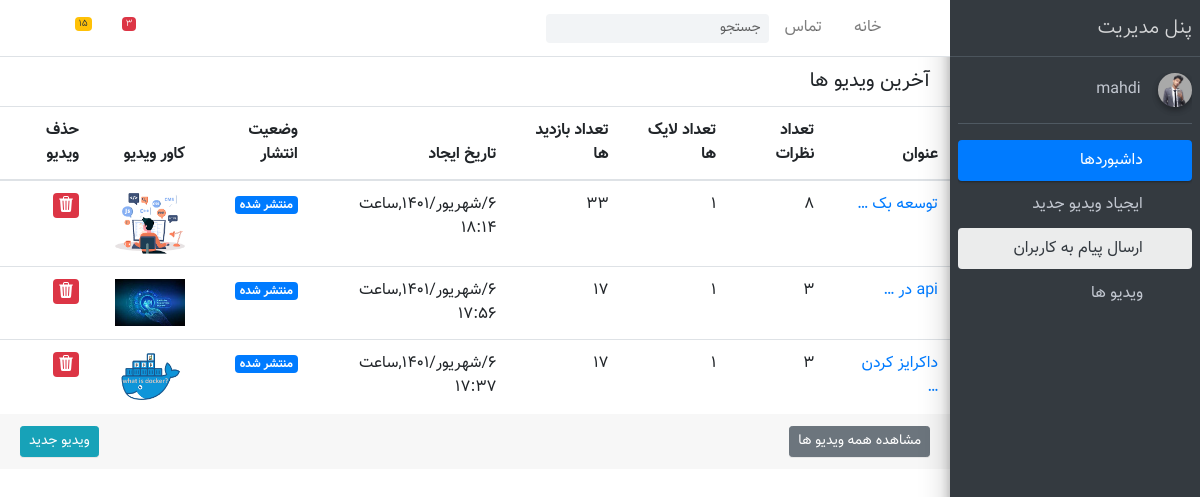
/admin_panel/ (signed in), run on an earlier commit of the app's database.
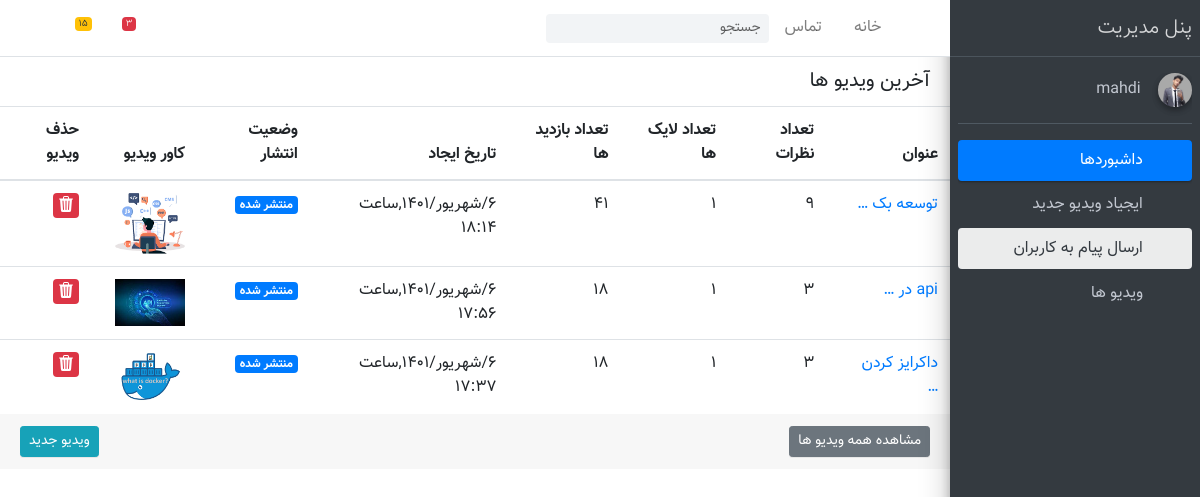
And on a later commit of the database.
### Acount_app/models.py (models this page shows, shortened)
class User(AbstractBaseUser):
    email = models.EmailField(
        verbose_name='ایمیل',
        max_length=255,
        unique=True,
    )
    username = models.CharField(max_length=100, verbose_name="نام کاربری")
    phone_number = models.CharField(max_length=15, blank=True, null=True, verbose_name="شماره تلفن")
    image = models.FileField(upload_to="user/image", default="defult/index.jpg", blank=True, null=True,
                             verbose_name="تصویر پروفایل")
    is_teacher = models.BooleanField(default=False, verbose_name="مدرس هست یا خیر؟")
    is_active = models.BooleanField(default=True, verbose_name="کاربر فعال هست یا خیر؟")
    is_admin = models.BooleanField(default=False, verbose_name="کاربر ادمین هست یا خیر؟")
    full_name = models.CharField(max_length=50, verbose_name="نام و نام خانوادگی")
    special_user = models.DateTimeField(default=timezone.now(), verbose_name="کاربر خاص تا زمان:")
    class Meta:
        verbose_name_plural = "حساب های کاربری"
        verbose_name = "حساب کاربری"
    objects = MyUserManager()
    USERNAME_FIELD = 'email'

### Tutorial_app/models.py (models this page shows, shortened)
class VideoTutorial(models.Model):
    teacher=models.ForeignKey(Techer,on_delete=models.CASCADE,related_name="video_tutorial",verbose_name="مدرس")
    video=models.FileField(upload_to="videototorial/video",verbose_name="ویدیو")
    titel=models.CharField(max_length=100,unique=True,verbose_name="عنوان")
    video_cover=models.FileField(upload_to="videotutorial/iamge",verbose_name="کاور ویدیو")
    video_time=models.TimeField(verbose_name="ویدیو")
    created=models.DateTimeField(auto_now_add=True,verbose_name="تاریخ ایجاد")
    view=models.IntegerField(default=0,verbose_name="تعداد بازدید")
    discription=models.TextField(verbose_name="توضیحات ویدیو")
    tag=models.ManyToManyField(Tags,related_name="videotutorial",verbose_name="تگ ها")
    category=models.ManyToManyField(SubCategory,related_name="videotutorial",verbose_name="دسته بندی ها")
    slug=models.SlugField(null=True,blank=True,allow_unicode=True)
    is_active=models.BooleanField(default=False,verbose_name="ویدیو فعال هست یا خیر؟")
    special_video=models.BooleanField(verbose_name="مخصوص اعضای ویژه؟")
    class Meta:
        ordering=("-created",)
        verbose_name="ویدیو"
        verbose_name_plural="ویدیوها"
    def to_jalali(self):
        return jalali_convert(self.created)
    def get_absulot_url(self):
        return reverse("Home:detail_video",kwargs={"slug":self.slug})

### AdminPanel_app/views.py (the view)
# urls.py: path("",views.AdminPanelView.as_view(),name="admin_panel"),
class AdminPanelView(ActiveTeacher,ListView):
    template_name = "AdminPanel_app/index.html"
    model = VideoTutorial
    def get_queryset(self):
        v=super().get_queryset()
        return v.filter(teacher__user=self.request.user)

### AdminPanel_app/mixins.py (called while the page is built)
    def dispatch(self,request,*args,**kwargs):
        if request.user.is_authenticated:
            user = request.user
            teacher = Techer.objects.get(user=user)
            if teacher.is_active == True:
                return super().dispatch(request,*args,**kwargs)
            else:
                return redirect("Home:Home")
        return redirect("Home:Home")

### context_processor/context_processor.py (called while the page is built)
def categorydata(request):
    context=Category.objects.all()
    return {
        "category":context
    }

def check_activ_teacher(request):
    if request.user.is_authenticated:
        user=request.user
        teacher=Techer.objects.filter(user=user,is_active=True).exists()
        if teacher:
            return {"is_teacher":True}
        return {"is_teacher":False}
    return {"is_teacher": False}

### exeption/jalali.py (called while the page is built)
    def persian_tuple(self):
        return self.persian_year, self.persian_month, self.persian_day

### exeption/utils.py (called while the page is built)
def jalali_convert(time):
    jmunth=[
        "فروردین",
        "اردیبهشن",
        "خرداد",
        "تیر",
        "مرداد",
        "شهریور",
        "مهر",
        "آبان",
        "آذر",
        "دی",
        "بهمن",
        "اسفند",
    ]
    time=timezone.localtime(time)
    time_to_str="{},{},{}".format(time.year,time.month,time.day)
    time_to_tuple=jalali.Gregorian(time_to_str).persian_tuple()
    time_to_list=list(time_to_tuple)
    for index,month in enumerate(jmunth):
        if time_to_list[1]==index+1:
            time_to_list[1]=month
            break
    output="{}/{}/{},ساعت {}:{}".format(
        time_to_list[2],
        time_to_list[1],
        time_to_list[0],
        time.hour,
        time.minute,
    )
    return output

### AdminPanel_app/templates/AdminPanel_app/index.html (shortened to what this page needs)
{% load static %}
<!DOCTYPE html>
<html lang="en" dir="rtl">
<head>
    <link rel="stylesheet" href="{% static "AdminPanel_app/plugins/font-awesome/css/font-awesome.min.css" %}">
    <link rel="stylesheet" href="{% static "AdminPanel_app/dist/css/adminlte.min.css" %}">
    <link rel="stylesheet" href="{% static "AdminPanel_app/dist/css/bootstrap-rtl.min.css" %}">
    <link rel="stylesheet" href="{% static "AdminPanel_app/dist/css/custom-style.css" %}">
</head>
<body class="hold-transition sidebar-mini">
<div class="wrapper">
    <nav class="main-header navbar navbar-expand bg-white navbar-light border-bottom">
        <ul class="navbar-nav">
            <li class="nav-item">
                <a class="nav-link" data-widget="pushmenu" href="#"><i class="fa fa-bars"></i></a>
            </li>
            <li class="nav-item d-none d-sm-inline-block">
                <a href="{% url "Home:Home" %}" class="nav-link">خانه</a>
            </li>
            <li class="nav-item d-none d-sm-inline-block">
                <a href="#" class="nav-link">تماس</a>
            </li>
        </ul>
        <form class="form-inline ml-3">
            <div class="input-group input-group-sm">
                <input class="form-control form-control-navbar" type="search" placeholder="جستجو" aria-label="Search">
                <div class="input-group-append">
                    <button class="btn btn-navbar" type="submit">
                        <i class="fa fa-search"></i>
                    </button>
                </div>
            </div>
        </form>
        <ul class="navbar-nav mr-auto">
            <li class="nav-item dropdown">
                <a class="nav-link" data-toggle="dropdown" href="#">
                    <i class="fa fa-comments-o"></i>
                    <span class="badge badge-danger navbar-badge">3</span>
                </a>
            </li>
            <li class="nav-item dropdown">
                <a class="nav-link" data-toggle="dropdown" href="#">
                    <span class="badge badge-warning navbar-badge">15</span>
                </a>
            </li>
            <li class="nav-item">
                <a class="nav-link" data-widget="control-sidebar" data-slide="true" href="#"><i
                        class="fa fa-th-large"></i></a>
            </li>
        </ul>
    </nav>
    <aside class="main-sidebar sidebar-dark-primary elevation-4">
        <a href="" class="brand-link">
            <span class="brand-text font-weight-light">پنل مدیریت</span>
        </a>
        <div class="sidebar">
            <div>
                <div class="user-panel mt-3 pb-3 mb-3 d-flex">
                    <div class="image">
                        <img src="{{ request.user.image.url }}"
                             class="img-circle elevation-2" alt="User Image">
                    </div>
                    {% if request.user.name %}
                        <div class="info">
                            <a href="" class="d-block">{{ request.user.full_name }}</a>
                        </div>
                    {% else %}
                        <div class="info">
                            <a href="" class="d-block">{{ request.user.username }}</a>
                        </div>
                    {% endif %}
                </div>
                <nav class="mt-2">
                    <ul class="nav nav-pills nav-sidebar flex-column" data-widget="treeview" role="menu"
                        data-accordion="false">
                        <li class="nav-item has-treeview menu-open">
                            <a href="#" class="nav-link active">
                                <i class="nav-icon fa fa-dashboard"></i>
                                <p>
                                    داشبوردها
                                    <i class="right fa fa-angle-left"></i>
                                </p>
                            </a>
                            <ul class="nav nav-treeview">
                                <li class="nav-item">
                                    <a href="{% url "AdminPanel_app:create_video" %}" class="nav-link">
                                        <i class="fa fa-circle-o nav-icon"></i>
                                        <p>ایجیاد ویدیو جدید</p>
                                    </a>
                                </li>
                                <li class="nav-item">
                                    <a href="{% url "AdminPanel_app:message" %}" class="nav-link active">
                                        <i class="fa fa-circle-o nav-icon"></i>
                                        <p>ارسال پیام به کاربران</p>
                                    </a>
                                </li>
                                <li class="nav-item">
                                    <a href="{% url "AdminPanel_app:admin_panel" %}" class="nav-link">
                                        <i class="fa fa-circle-o nav-icon"></i>
                                        <p>ویدیو ها</p>
                                    </a>
                                </li>
                            </ul>
                        </li>
                    </ul>
                </nav>
            </div>
        </div>
    </aside>
    <div class="main-header">
        <div>
            <div>
                <div class="card-header border-transparent">
                    <h3 class="card-title">آخرین ویدیو ها</h3>
                    <div class="card-tools">
                        <button type="button" class="btn btn-tool" data-widget="collapse">
                            <i class="fa fa-minus"></i>
                        </button>
                        <button type="button" class="btn btn-tool" data-widget="remove">
                            <i class="fa fa-times"></i>
                        </button>
                    </div>
                </div>
                <div class="card-body p-0">
                    <div class="table-responsive">
                        <table class="table m-0">
                            <thead>
                            <tr>
                                <th>عنوان</th>
                                <th>تعداد نظرات</th>
                                <th>تعداد لایک ها</th>
                                <th>تعداد بازدید ها</th>
                                <th>تاریخ ایجاد</th>
                                <th>وضعیت انتشار</th>
                                <th>کاور ویدیو</th>
                                <th>حذف ویدیو</th>
                            </tr>
                            </thead>
                            <tbody>
                            {% for item in object_list %}
                                <tr>
                                    <td>
                                        <a href="{% url "AdminPanel_app:edit_video" item.slug %}">{{ item.titel|truncatewords:2 }}</a>
                                    </td>
                                    <td>{{ item.comment.all.count }}</td>
                                    <td>{{ item.favorite.all.count }}</td>
                                    <td>{{ item.view }}</td>
                                    <td>{{ item.to_jalali }}</td>
                                    {% if item.is_active == False %}
                                        <td><a href="{% url "AdminPanel_app:edit_video" item.slug %}"><span class="badge badge-danger">پیشنویس</span></a></td>
                                    {% else %}
                                        <td><a href="{{ item.get_absulot_url }}"><span class="badge badge-primary">منتشر شده</span></a></td>
                                    {% endif %}
                                    <td><img src="{{ item.video_cover.url }}" width="70px"></td>
                                    <td><a href="{% url "AdminPanel_app:delet_video" item.slug %}"><span
                                            class="badge badge-danger"><svg
                                            xmlns="http://www.w3.org/2000/svg" width="16" height="16"
                                            fill="currentColor" class="bi bi-trash3-fill"
                                            viewBox="0 0 16 16">
  </a>
                                        </svg></span></td>
                                </tr>
                            {% endfor %}
                            </tbody>
                        </table>
                    </div>
                </div>
                <div class="card-footer clearfix">
                    <a href="{% url "AdminPanel_app:create_video" %}"
                       class="btn btn-sm btn-info float-left">ویدیو جدید</a>
                    <a href="javascript:void(0)" class="btn btn-sm btn-secondary float-right">مشاهده همه ویدیو ها</a>
                </div>
            </div>
        </div>
    </div>
</div>
</body>
</html>

What changed in the data, as far as the page shows it:
changed VideoTutorial "۶/شهریور/۱۴۰۱,ساعت ۱۸:۱۴": comment.all.count "۸" → "۹"; view "۳۳" → "۴۱"
changed VideoTutorial "۶/شهریور/۱۴۰۱,ساعت ۱۷:۵۶": view "۱۷" → "۱۸"
changed VideoTutorial "۶/شهریور/۱۴۰۱,ساعت ۱۷:۳۷": view "۱۷" → "۱۸"
